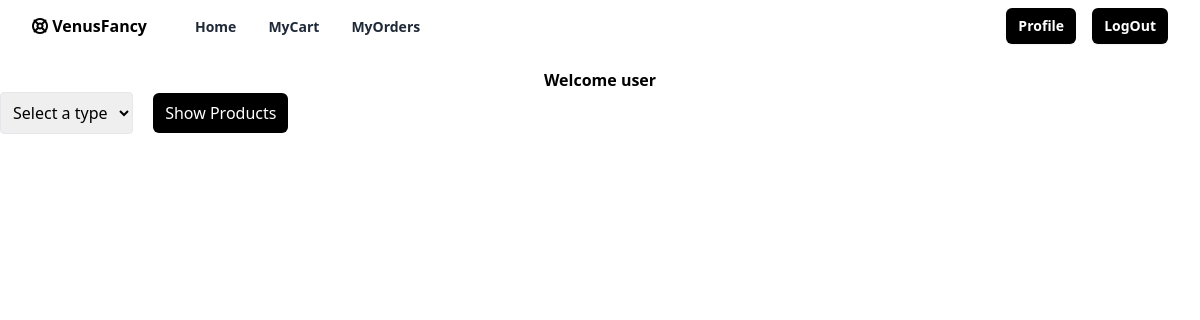
Before: /index/ (signed in) with the older database file.
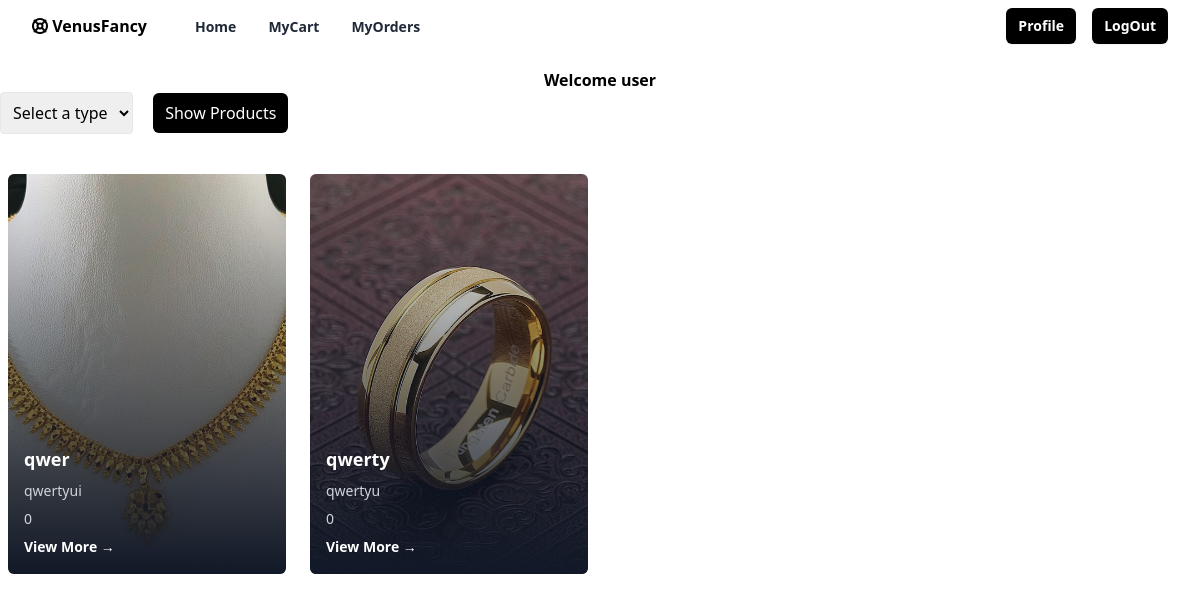
After: the same page with the newer database file.
### myfancy/models.py (models this page shows, shortened)
class Product(models.Model):
    title=models.CharField(max_length=200)
    description=models.TextField()
    image=models.ImageField(upload_to="product_picture",default="/product_picture/default_product_picture.png")
    material_object=models.ManyToManyField(Material)
    occasion_object=models.ForeignKey(Occasion,on_delete=models.CASCADE)
    feature_object=models.ManyToManyField(Feature)
    type_object=models.ForeignKey(Type,on_delete=models.CASCADE)
    tag_object=models.ManyToManyField(Tag)
    owner=models.ForeignKey(User,on_delete=models.CASCADE,related_name="products")
    created_date=models.DateTimeField(auto_now_add=True)
    updated_date=models.DateTimeField(auto_now=True)
    is_active=models.BooleanField(default=True)
    @property
    def average_rating(self):
        avg_rating=self.product_reviews.all().values("rating").aggregate(avg=Avg("rating")).get("avg",0)
        if avg_rating is None:
            return 0
        return round(avg_rating,1)

### myfancy/views.py (the view, shortened to what this page needs)
# urls.py: path("index/",views.IndexView.as_view(),name="index"),
@method_decorator(signin_required,name="dispatch")
class IndexView(View):
    template_name="shop/index.html"
    def get(self,request,*args, **kwargs):
        qs=Product.objects.all().exclude(owner=request.user)
        types=Type.objects.all()
        return render(request,self.template_name,{"products":qs,"types":types})

### myfancy/templates/shop/index.html (shortened to what this page needs)
{% extends "shop/base.html" %}
{% block main_block %}
<div class="flex items-center justify-center mt-4">
  <h1 class="w-1/4 text-center">
    <b>Welcome {{request.user}}</b>
  </h1>
</div>
{%if not request.user.is_superuser%}
<form method="post" action="">
  <select name="type" id="type" class="border rounded p-2" required>
      <option value="" disabled selected>Select a type</option>
  </select>
  <button type="submit" class="ml-4 rounded-md bg-black text-white px-3 py-2">Show Products</button>
</form>
<div class="mx-auto grid w-full max-w-7xl items-center space-y-4 px-2 py-10 md:grid-cols-2 md:gap-6 md:space-y-0 lg:grid-cols-4">
  {%for p in products%}
    <div class="relative aspect-[16/9]  w-auto rounded-md md:aspect-auto md:h-[400px]">
      <img
        src="{{p.image.url}}"
        alt="AirMax Pro"
        class="z-0 h-full w-full rounded-md object-cover"
      />
      <div class="absolute inset-0 rounded-md bg-gradient-to-t from-gray-900 to-transparent"></div>
      <div class="absolute bottom-4 left-4 text-left">
        <h1 class="text-lg font-semibold text-white">{{p.title}}</h1>
        <p class="mt-2 text-sm text-gray-300">
          {{p.description}}
        </p>
        <p class="mt-2 text-sm text-gray-300">
          {%if p.average_rating%}
              Rating : {{p.average_rating}}
          {%else%}
            0
          {%endif%}
        </p>
        <a
        href="{%url 'product-detail' p.id%}"
        class="mt-2 inline-flex cursor-pointer items-center text-sm font-semibold text-white">
          View More →
        </a>
      </div>
    </div>
    {%endfor%}
  </div>
   {%endif%}
{% endblock  %}

### myfancy/templates/shop/base.html (shortened to what this page needs)
<!DOCTYPE html>
<html lang="en">
<head>
    <script src="https://cdn.tailwindcss.com"></script>
</head>
<body>
    <div class="relative w-full bg-white">
        <div class="mx-auto flex max-w-7xl items-center justify-between px-4 py-2 sm:px-6 lg:px-8">
          <div class="flex justify-start">
            <span class="font-bold"><i class="fa-solid fa-life-ring"></i> VenusFancy</span>
          </div>
          <div class="hidden grow items-start lg:flex">
            <ul class="ml-12 inline-flex space-x-8">
              <li>
                <a
                  href="{%url 'index'%}"
                  class="text-sm font-semibold text-gray-800 hover:text-gray-900"
                >
                  Home
                </a>
              </li>
              {%if not request.user.is_superuser%}
              <li>
                <a
                  href="{%url 'mycartitems'%}"
                  class="text-sm font-semibold text-gray-800 hover:text-gray-900"
                >
                  MyCart
                </a>
              </li>
              {%endif%}
              {%if not request.user.is_superuser%}
              <li>
                <a
                  href="{%url 'myorders'%}"
                  class="text-sm font-semibold text-gray-800 hover:text-gray-900"
                >
                  MyOrders
                </a>
              </li>
              {%endif%}
            </ul>
          </div>
          <div class="hidden lg:flex space-x-4">
            <a
              href="{% url 'profile-edit' request.user.profile.id %}"
              type="button"
              class="rounded-md bg-black px-3 py-2 text-sm font-semibold text-white shadow-sm hover:bg-black/80 focus-visible:outline focus-visible:outline-2 focus-visible:outline-offset-2 focus-visible:outline-black"
            >
              Profile
            </a>
            <a
              href="{%url 'sign-out'%}"
              type="button"
              class="rounded-md bg-black px-3 py-2 text-sm font-semibold text-white shadow-sm hover:bg-black/80 focus-visible:outline focus-visible:outline-2 focus-visible:outline-offset-2 focus-visible:outline-black"
            >
              LogOut
            </a>
          </div>
        </div>
      </div>
      {%block main_block%}
      {%endblock%}
</body>
</html>

Changed rows visible on the page:
added Product: image (picture), title "qwer", description "qwertyui", shows "0"
added Product: image (picture), title "qwerty", description "qwertyu", shows "0"
